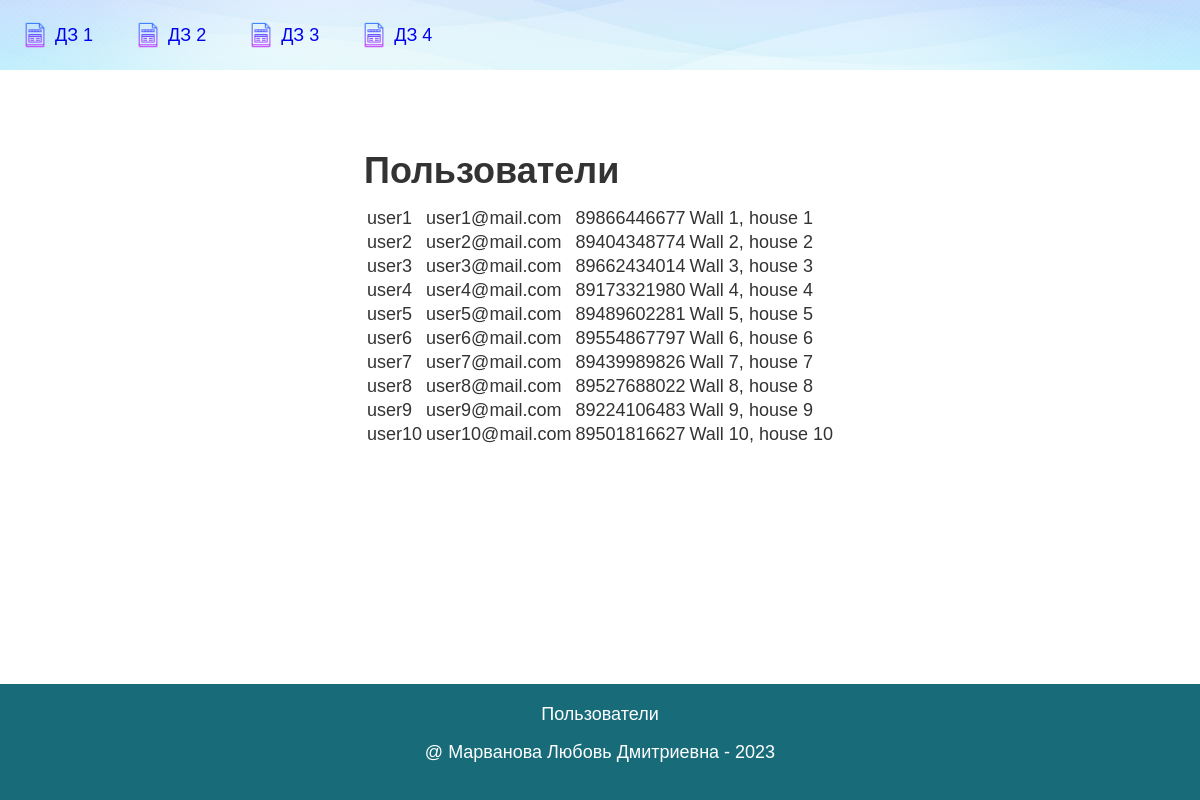
The app's page /hw3/users/ with its own data.
### hw3_app/models.py (models this page shows, shortened)
class User(models.Model):
    name = models.CharField(max_length=100)
    email = models.EmailField()
    phone = models.CharField(max_length=12)
    address = models.CharField(max_length=100)
    reg_date = models.DateField(auto_now_add=True)

### hw3_app/views.py (the view)
# urls.py: path('users/', views.users, name='users'),
def users(request):
    logger.info(f'{request} request received')
    users = User.objects.all()
    context = {
        'title' : 'Пользователи',
        'users' : users
    }
    return TemplateResponse(request, 'hw3_app/users.html', context)

### hw3_app/templates/hw3_app/users.html (shortened to what this page needs)
{% extends 'base.html' %}
{% block content %}
<h1>{{ title }}</h1>
<table>
    {% for user in users %}
    <tr>
        <td>{{ user.name }}</td>
        <td>{{ user.email }}</td>
        <td>{{ user.phone }}</td>
        <td>{{ user.address }}</td>
    </tr>
    {% endfor %}
</table>
{% endblock %}
{% block footer %}
    {{ title }}
{% endblock footer %}

### static/css/stylesheet.css (style rules this page uses)
body { min-height: 100%; color: #333; background-color: #fff; margin: 0; font-family: Arial, sans-serif; font-size: 18px; line-height: 20px; }

### records on screen
User: name "user1", email "user1@mail.com", phone "89866446677", address "Wall 1, house 1"
User: name "user2", email "user2@mail.com", phone "89404348774", address "Wall 2, house 2"
User: name "user3", email "user3@mail.com", phone "89662434014", address "Wall 3, house 3"
User: name "user4", email "user4@mail.com", phone "89173321980", address "Wall 4, house 4"
User: name "user5", email "user5@mail.com", phone "89489602281", address "Wall 5, house 5"
User: name "user6", email "user6@mail.com", phone "89554867797", address "Wall 6, house 6"
User: name "user7", email "user7@mail.com", phone "89439989826", address "Wall 7, house 7"
User: name "user8", email "user8@mail.com", phone "89527688022", address "Wall 8, house 8"
User: name "user9", email "user9@mail.com", phone "89224106483", address "Wall 9, house 9"
User: name "user10", email "user10@mail.com", phone "89501816627", address "Wall 10, house 10"

### other values on screen
{{ title }} "Пользователи"
